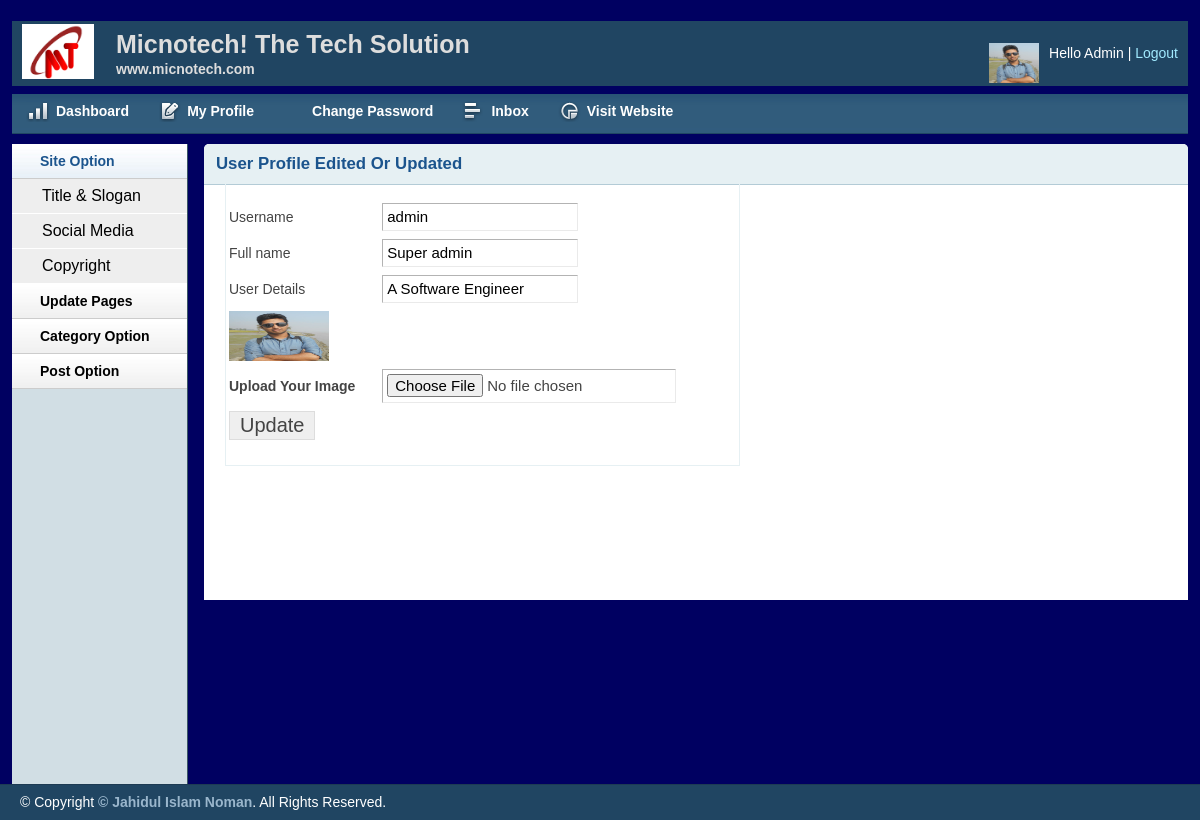
Page /admin/profiledit.php?myid=7 (signed in) on the committed database.
### tables this page shows
CREATE TABLE IF NOT EXISTS `tbl_user` (
  `id` int(11) NOT NULL AUTO_INCREMENT,
  `fullname` varchar(400) NOT NULL,
  `username` varchar(200) NOT NULL,
  `details` varchar(350) NOT NULL,
  `password` varchar(200) NOT NULL,
  `image` varchar(250) DEFAULT NULL,
  `role` int(11) NOT NULL,
  `visible` int(11) DEFAULT NULL,
  PRIMARY KEY (`id`)
);

### lib/Database.php (called while the page is built, shortened)
<?php
Class Database{
	public $host   = DB_HOST;
	public $user   = DB_USER;
	public $pass   = DB_PASS;
	public $dbname = DB_NAME;
	public $link;
	private function connectDB(){
	$this->link = new mysqli($this->host, $this->user, $this->pass, $this->dbname);
 }
	public function select($query){
		$result = $this->link->query($query) or die($this->link->error.__LINE__);
		if($result->num_rows > 0){
			return $result;
		} else {
			return false;
		}
	}
}

### admin/profiledit.php (the view, shortened to what this page needs)
<?php
include 'inc/header.php';?>
<?php include 'inc/sidebar.php';?>
        <div class="grid_10">
            <div class="box round first grid">
                <h2>User Profile  Edited Or Updated</h2>
               <div class="block copyblock">
                   <?php
                   if(!isset($_GET['myid']) || $_GET['myid']==NULL){
                       header("Location:myprofile.php");
                   }
                   else {
                       $myid=  mysqli_real_escape_string($db->link,$_GET['myid']);
                   }
                   ?>
                   <form action="profiledit.php?myid=<?php echo $myid;?>" method="post" enctype="multipart/form-data">
                    <table class="form">
                             <?php
                             $sql="SELECt * FROM tbl_user WHERE id='$myid'";
                                $value=$db->select($sql);
                             if($value){
                             while($result=$value->fetch_assoc()){
                             ?>
                        <tr>
                            <td>Username</td>
                            <td>
                                <input type="text" name="username" value="<?php echo $result['username'];?>" class="medium" />
                            </td>
                        </tr>
                         <tr>
                             <td>Full name</td>
                            <td>
                                <input type="text" name="fullname" value="<?php echo $result['fullname'];?>" class="medium" />
                            </td>
                        </tr>
                         <tr>
                             <td>User Details</td>
                            <td>
                                <input type="text" name="details" value="<?php echo $result['details'];?>" class="medium" />
                            </td>
                        </tr>
                        <tr>
                            <td><img width="100" height="50" src="<?php echo $result['image'];?>" alt="" /></td>
                        </tr>
                        <tr>
                            <td>
                                <label>Upload Your Image</label>
                            </td>
                            <td>
                                <input type="file" name="image"/>
                            </td>
                        </tr>
			<tr>
                            <td>
                                <input type="submit" name="submit" Value="Update" />
                            </td>
                        </tr>
                             <?php } ?>
                        <?php } else { echo "Sorry No Data Found ! Please Contact Super Admin" ;}?>
                    </table>
                    </form>
                </div>
            </div>
        </div>
 <?php include 'inc/footer.php';?>

### admin/css/layout.css (style rules this page uses)
body { background: #000061 none repeat scroll 0 0; color: #444; font-size: 14px; padding: 0; }
h1, h2, h3, h4, h5, h6 { line-height:1.2em; margin-bottom:.3em; }
h2 { margin-top:1em; }
.box { background:#fff; margin-bottom:20px; padding:10px 10px 10px 10px; margin-left:-8px; }
.box.grid { padding-bottom:40px; }
.box.round { -moz-border-radius: 5px 5px 0px 0px; -webkit-border-radius: 5px 5px 0px 0px; border-radius: 5px 5px 0px 0px; }
.box h2 { font-size:1.2em; font-weight:bold; color:#1B548D; background:#E6F0F3; margin:-10px -10px 0 -10px; padding:10px 12px; border-bottom:1px solid #B3CBD6; -moz-border-radius: 5px 5px 0px 0px; -webkit-border-radius: 5px 5px 0px 0px; border-radius: 5px 5px 0px 0px; }
.box.first { min-height: 406px; }
.block { padding-top:16px; }
.copyblock { border: 1px solid #e6f0f3; line-height: 40px; margin-left: 11px; margin-top: -17px; padding-left: 3px; width: 510px; }
table.form { width:100%; }
table.form td { padding:4px 0px; }
table.form label { font-weight:bold; }
table.form input, table.form select { font-size: 15px; padding: 4px 4px 5px 4px; border-top: 1px solid #b3b3b3; border-left: 1px solid #b3b3b3; border-right: 1px solid #eaeaea; border-bottom: 1px solid #eaeaea; }
table.form input[type="submit"] { border: 1px solid #ddd; color: #444; cursor: pointer; font-size: 20px; padding: 2px 10px; }
input.medium { width: 55%; }
.block { padding-bottom:1px; }

### rows in the picture
tbl_user: username "admin", fullname "Super admin", details "A Software Engineer", image (picture)

### other values in the picture
session::get("username") "Admin"
